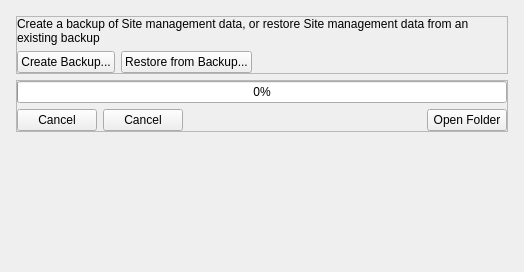
<?xml version="1.0" encoding="UTF-8"?>
<ui version="4.0">
 <class>DatabaseManagementWidget</class>
 <widget class="QWidget" name="DatabaseManagementWidget">
  <property name="geometry">
   <rect>
    <x>0</x>
    <y>0</y>
    <width>524</width>
    <height>272</height>
   </rect>
  </property>
  <property name="windowTitle">
   <string/>
  </property>
  <layout class="QVBoxLayout" name="verticalLayout_3">
   <property name="leftMargin">
    <number>16</number>
   </property>
   <property name="topMargin">
    <number>16</number>
   </property>
   <property name="rightMargin">
    <number>16</number>
   </property>
   <property name="bottomMargin">
    <number>16</number>
   </property>
   <item>
    <widget class="QFrame" name="frameMain">
     <property name="frameShape">
      <enum>QFrame::StyledPanel</enum>
     </property>
     <property name="frameShadow">
      <enum>QFrame::Raised</enum>
     </property>
     <layout class="QVBoxLayout" name="verticalLayout">
      <property name="leftMargin">
       <number>0</number>
      </property>
      <property name="topMargin">
       <number>0</number>
      </property>
      <property name="rightMargin">
       <number>0</number>
      </property>
      <property name="bottomMargin">
       <number>0</number>
      </property>
      <item>
       <widget class="QLabel" name="backupOrRestoreLabel">
        <property name="text">
         <string>Create a backup of Site management data, or restore Site management data from an existing backup</string>
        </property>
        <property name="wordWrap">
         <bool>true</bool>
        </property>
       </widget>
      </item>
      <item>
       <layout class="QHBoxLayout" name="horizontalLayout">
        <item>
         <widget class="QPushButton" name="backupButton">
          <property name="text">
           <string>Create Backup...</string>
          </property>
         </widget>
        </item>
        <item>
         <widget class="QPushButton" name="restoreButton">
          <property name="text">
           <string>Restore from Backup...</string>
          </property>
         </widget>
        </item>
        <item>
         <spacer name="horizontalSpacer">
          <property name="orientation">
           <enum>Qt::Horizontal</enum>
          </property>
          <property name="sizeHint" stdset="0">
           <size>
            <width>40</width>
            <height>20</height>
           </size>
          </property>
         </spacer>
        </item>
       </layout>
      </item>
     </layout>
    </widget>
   </item>
   <item>
    <widget class="QFrame" name="frameProgress">
     <property name="frameShape">
      <enum>QFrame::StyledPanel</enum>
     </property>
     <property name="frameShadow">
      <enum>QFrame::Raised</enum>
     </property>
     <layout class="QVBoxLayout" name="verticalLayout_2">
      <property name="leftMargin">
       <number>0</number>
      </property>
      <property name="topMargin">
       <number>0</number>
      </property>
      <property name="rightMargin">
       <number>0</number>
      </property>
      <property name="bottomMargin">
       <number>0</number>
      </property>
      <item>
       <widget class="QProgressBar" name="progressBar">
        <property name="value">
         <number>0</number>
        </property>
       </widget>
      </item>
      <item>
       <layout class="QHBoxLayout" name="horizontalLayout_2">
        <item>
         <widget class="QPushButton" name="cancelCreateBackupButton">
          <property name="text">
           <string>Cancel</string>
          </property>
         </widget>
        </item>
        <item>
         <widget class="QPushButton" name="cancelRestoreBackupButton">
          <property name="enabled">
           <bool>true</bool>
          </property>
          <property name="text">
           <string>Cancel</string>
          </property>
         </widget>
        </item>
        <item>
         <widget class="QLabel" name="labelMessage">
          <property name="text">
           <string>&lt;Message&gt;</string>
          </property>
         </widget>
        </item>
        <item>
         <spacer name="horizontalSpacer_2">
          <property name="orientation">
           <enum>Qt::Horizontal</enum>
          </property>
          <property name="sizeHint" stdset="0">
           <size>
            <width>40</width>
            <height>20</height>
           </size>
          </property>
         </spacer>
        </item>
        <item>
         <widget class="QPushButton" name="openFolderButton">
          <property name="text">
           <string>Open Folder</string>
          </property>
         </widget>
        </item>
       </layout>
      </item>
     </layout>
    </widget>
   </item>
   <item>
    <spacer name="verticalSpacer_3">
     <property name="orientation">
      <enum>Qt::Vertical</enum>
     </property>
     <property name="sizeHint" stdset="0">
      <size>
       <width>20</width>
       <height>126</height>
      </size>
     </property>
    </spacer>
   </item>
  </layout>
 </widget>
 <resources/>
 <connections/>
</ui>
